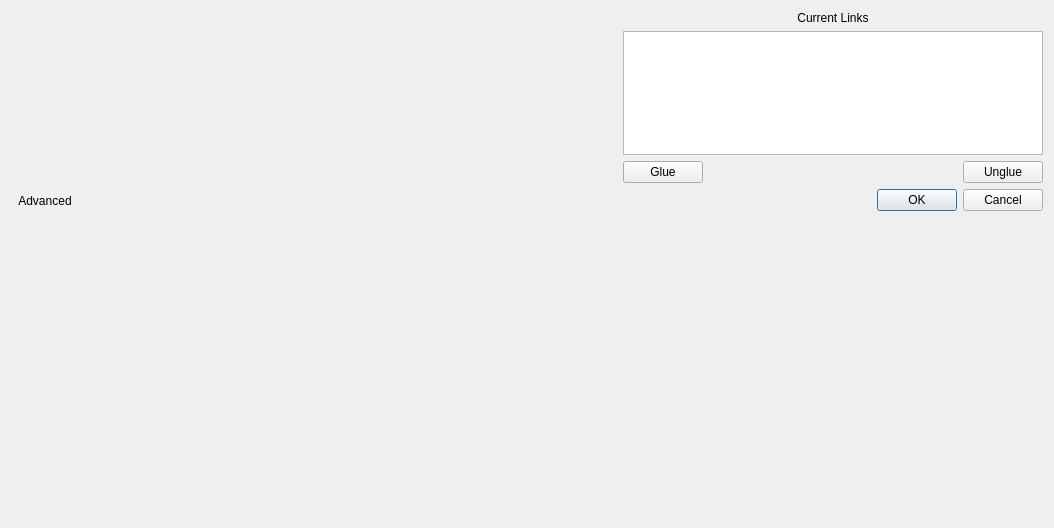
<?xml version="1.0" encoding="UTF-8"?>
<ui version="4.0">
 <class>LinkEditor</class>
 <widget class="QDialog" name="LinkEditor">
  <property name="geometry">
   <rect>
    <x>0</x>
    <y>0</y>
    <width>1054</width>
    <height>528</height>
   </rect>
  </property>
  <property name="windowTitle">
   <string>Link Editor</string>
  </property>
  <property name="sizeGripEnabled">
   <bool>false</bool>
  </property>
  <layout class="QHBoxLayout" name="horizontalLayout_6">
   <item>
    <layout class="QVBoxLayout" name="verticalLayout_3">
     <item>
      <layout class="QHBoxLayout" name="horizontalLayout_4" stretch="1,2">
       <item>
        <layout class="QVBoxLayout" name="verticalLayout_2">
         <item>
          <layout class="QHBoxLayout" name="horizontalLayout_3">
           <item>
            <widget class="ComponentSelector" name="left_components" native="true">
             <property name="sizePolicy">
              <sizepolicy hsizetype="Preferred" vsizetype="Preferred">
               <horstretch>1</horstretch>
               <verstretch>0</verstretch>
              </sizepolicy>
             </property>
             <property name="minimumSize">
              <size>
               <width>300</width>
               <height>0</height>
              </size>
             </property>
            </widget>
           </item>
           <item>
            <widget class="ComponentSelector" name="right_components" native="true">
             <property name="sizePolicy">
              <sizepolicy hsizetype="Preferred" vsizetype="Preferred">
               <horstretch>1</horstretch>
               <verstretch>0</verstretch>
              </sizepolicy>
             </property>
             <property name="minimumSize">
              <size>
               <width>300</width>
               <height>0</height>
              </size>
             </property>
            </widget>
           </item>
          </layout>
         </item>
         <item>
          <widget class="QToolButton" name="toggle_editor">
           <property name="whatsThis">
            <string>Show/hide advanced linking</string>
           </property>
           <property name="text">
            <string>Advanced</string>
           </property>
           <property name="autoRaise">
            <bool>true</bool>
           </property>
          </widget>
         </item>
        </layout>
       </item>
       <item>
        <layout class="QVBoxLayout" name="verticalLayout">
         <item>
          <widget class="QLabel" name="label">
           <property name="text">
            <string>Current Links</string>
           </property>
           <property name="alignment">
            <set>Qt::AlignCenter</set>
           </property>
          </widget>
         </item>
         <item>
          <widget class="GlueListWidget" name="current_links">
           <property name="sizePolicy">
            <sizepolicy hsizetype="Minimum" vsizetype="Expanding">
             <horstretch>0</horstretch>
             <verstretch>0</verstretch>
            </sizepolicy>
           </property>
           <property name="minimumSize">
            <size>
             <width>400</width>
             <height>0</height>
            </size>
           </property>
          </widget>
         </item>
         <item>
          <layout class="QHBoxLayout" name="horizontalLayout_2">
           <item>
            <widget class="QPushButton" name="add_link">
             <property name="text">
              <string>Glue</string>
             </property>
            </widget>
           </item>
           <item>
            <spacer name="horizontalSpacer">
             <property name="orientation">
              <enum>Qt::Horizontal</enum>
             </property>
             <property name="sizeHint" stdset="0">
              <size>
               <width>40</width>
               <height>20</height>
              </size>
             </property>
            </spacer>
           </item>
           <item>
            <widget class="QPushButton" name="remove_link">
             <property name="sizePolicy">
              <sizepolicy hsizetype="Fixed" vsizetype="Fixed">
               <horstretch>0</horstretch>
               <verstretch>0</verstretch>
              </sizepolicy>
             </property>
             <property name="text">
              <string>Unglue</string>
             </property>
            </widget>
           </item>
          </layout>
         </item>
         <item>
          <layout class="QHBoxLayout" name="horizontalLayout">
           <item>
            <spacer name="horizontalSpacer_2">
             <property name="orientation">
              <enum>Qt::Horizontal</enum>
             </property>
             <property name="sizeHint" stdset="0">
              <size>
               <width>40</width>
               <height>20</height>
              </size>
             </property>
            </spacer>
           </item>
           <item>
            <widget class="QDialogButtonBox" name="buttonBox">
             <property name="orientation">
              <enum>Qt::Horizontal</enum>
             </property>
             <property name="standardButtons">
              <set>QDialogButtonBox::Cancel|QDialogButtonBox::Ok</set>
             </property>
             <property name="centerButtons">
              <bool>false</bool>
             </property>
            </widget>
           </item>
          </layout>
         </item>
        </layout>
       </item>
      </layout>
     </item>
     <item>
      <layout class="QHBoxLayout" name="horizontalLayout_5">
       <item>
        <widget class="LinkEquation" name="signature_editor" native="true">
         <property name="enabled">
          <bool>true</bool>
         </property>
         <property name="sizePolicy">
          <sizepolicy hsizetype="Preferred" vsizetype="Preferred">
           <horstretch>100</horstretch>
           <verstretch>100</verstretch>
          </sizepolicy>
         </property>
         <property name="minimumSize">
          <size>
           <width>0</width>
           <height>300</height>
          </size>
         </property>
         <property name="acceptDrops">
          <bool>true</bool>
         </property>
        </widget>
       </item>
       <item>
        <spacer name="horizontalSpacer_3">
         <property name="orientation">
          <enum>Qt::Horizontal</enum>
         </property>
         <property name="sizeHint" stdset="0">
          <size>
           <width>400</width>
           <height>20</height>
          </size>
         </property>
        </spacer>
       </item>
      </layout>
     </item>
    </layout>
   </item>
  </layout>
 </widget>
 <customwidgets>
  <customwidget>
   <class>ComponentSelector</class>
   <extends>QWidget</extends>
   <header>..component_selector</header>
   <container>1</container>
  </customwidget>
  <customwidget>
   <class>LinkEquation</class>
   <extends>QWidget</extends>
   <header>..link_equation</header>
   <container>1</container>
  </customwidget>
  <customwidget>
   <class>GlueListWidget</class>
   <extends>QListWidget</extends>
   <header>..qtutil</header>
  </customwidget>
 </customwidgets>
 <resources/>
 <connections>
  <connection>
   <sender>buttonBox</sender>
   <signal>accepted()</signal>
   <receiver>LinkEditor</receiver>
   <slot>accept()</slot>
   <hints>
    <hint type="sourcelabel">
     <x>248</x>
     <y>254</y>
    </hint>
    <hint type="destinationlabel">
     <x>157</x>
     <y>274</y>
    </hint>
   </hints>
  </connection>
  <connection>
   <sender>buttonBox</sender>
   <signal>rejected()</signal>
   <receiver>LinkEditor</receiver>
   <slot>reject()</slot>
   <hints>
    <hint type="sourcelabel">
     <x>316</x>
     <y>260</y>
    </hint>
    <hint type="destinationlabel">
     <x>286</x>
     <y>274</y>
    </hint>
   </hints>
  </connection>
 </connections>
</ui>
